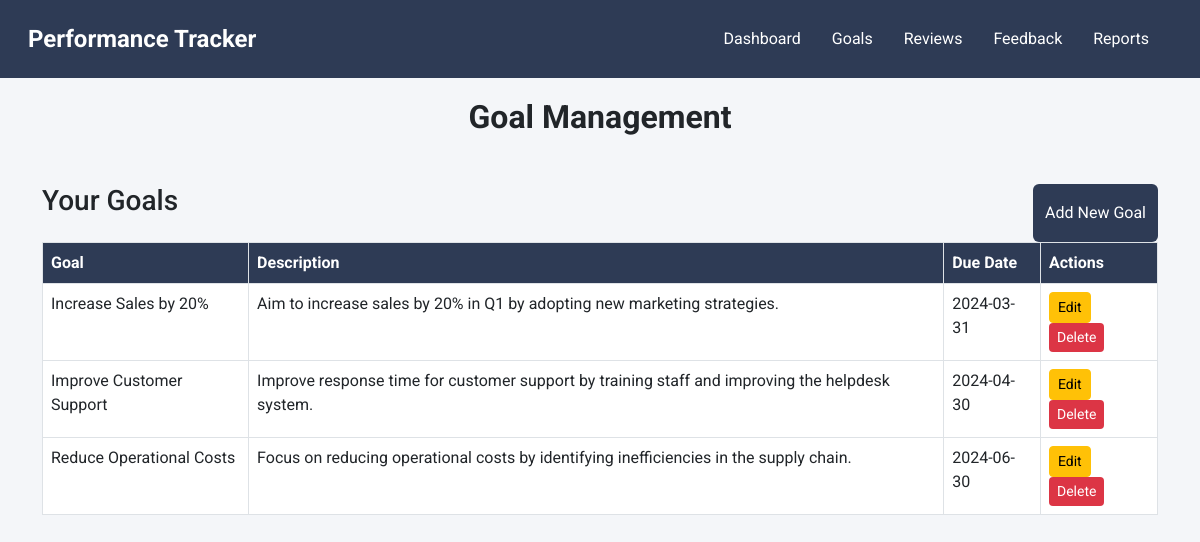
The app's page /goal_management.php with its own data.
### tables this page shows
CREATE TABLE IF NOT EXISTS goals (
    id INT AUTO_INCREMENT PRIMARY KEY,
    name VARCHAR(255) NOT NULL,
    description TEXT,
    due_date DATE NOT NULL,
    created_at TIMESTAMP DEFAULT CURRENT_TIMESTAMP
);

### src/controllers/GoalController.php (called while the page is built, shortened)
<?php
require_once '../config/database.php';
class GoalController {
    private $db;
    public function __construct() {
        $database = new Database();
        $this->db = $database->getConnection();
    }
    public function listGoals() {
        $query = "SELECT * FROM goals";
        $stmt = $this->db->prepare($query);
        $stmt->execute();
        return $stmt->fetchAll(PDO::FETCH_ASSOC);
    }
}

### config/database.php (called while the page is built, shortened)
<?php
class Database {
    private $host = "localhost";
    private $db_name = "performance_tracker";
    private $username = "root";
    private $password = "";
    public function getConnection() {
        $this->conn = null;
        try {
            $this->conn = new PDO("mysql:host=" . $this->host . ";dbname=" . $this->db_name, $this->username, $this->password);
            $this->conn->setAttribute(PDO::ATTR_ERRMODE, PDO::ERRMODE_EXCEPTION);
        } catch (PDOException $exception) {
            echo "Connection error: " . $exception->getMessage();
        }
        return $this->conn;
    }
}
?>

### public/goal_management.php (the view, shortened to what this page needs)
<?php
require_once '../src/controllers/GoalController.php';
$goalController = new GoalController();
$goals = $goalController->listGoals();
?>
<!DOCTYPE html>
<html lang="en">
<head>
    <link href="https://cdn.jsdelivr.net/npm/bootstrap@5.3.0-alpha1/dist/css/bootstrap.min.css" rel="stylesheet">
</head>
<body>
    <nav class="navbar navbar-expand-lg navbar-dark">
        <div class="container-fluid">
            <a class="navbar-brand" href="index.php">Performance Tracker</a>
            <div class="collapse navbar-collapse justify-content-end" id="navbarNav">
                <ul class="navbar-nav">
                    <li class="nav-item">
                        <a class="nav-link" href="index.php">Dashboard</a>
                    </li>
                    <li class="nav-item">
                        <a class="nav-link active" href="goal_management.php">Goals</a>
                    </li>
                    <li class="nav-item">
                        <a class="nav-link" href="review_management.php">Reviews</a>
                    </li>
                    <li class="nav-item">
                        <a class="nav-link" href="feedback_hub.php">Feedback</a>
                    </li>
                    <li class="nav-item">
                        <a class="nav-link" href="performance_reports.php">Reports</a>
                    </li>
                </ul>
            </div>
        </div>
    </nav>
    <h2 class="page-title">Goal Management</h2>
    <section class="container my-5">
        <div class="d-flex justify-content-between">
            <h3 class="mb-4">Your Goals</h3>
            <button class="btn btn-primary" data-bs-toggle="modal" data-bs-target="#addGoalModal">Add New Goal</button>
        </div>
        <table class="table table-hover table-bordered">
            <thead>
                <tr>
                    <th>Goal</th>
                    <th>Description</th>
                    <th>Due Date</th>
                    <th>Actions</th>
                </tr>
            </thead>
            <tbody>
                <?php foreach ($goals as $goal): ?>
                    <tr>
                        <td><?= $goal['name'] ?></td>
                        <td><?= $goal['description'] ?></td>
                        <td><?= $goal['due_date'] ?></td>
                        <td>
                            <button class="btn btn-warning btn-sm" data-bs-toggle="modal" data-bs-target="#editGoalModal"
                                    data-id="<?= $goal['id'] ?>" data-name="<?= $goal['name'] ?>"
                                    data-description="<?= $goal['description'] ?>" data-due_date="<?= $goal['due_date'] ?>">
                                Edit
                            </button>
                            <form action="goal_management.php" method="POST" style="display:inline;">
                                <button type="submit" class="btn btn-danger btn-sm">Delete</button>
                            </form>
                        </td>
                    </tr>
                <?php endforeach; ?>
            </tbody>
        </table>
    </section>
</body>
</html>

### public/goal_management.php (style rules this page uses)
body { font-family: 'Roboto', sans-serif; background-color: #f4f6f9; margin: 0; padding: 0; }
.navbar { background-color: #2e3b55; padding: 1rem; }
.navbar-brand { font-size: 1.5rem; font-weight: 700; color: #fff; }
.navbar-nav .nav-link { color: #fff; font-size: 1rem; margin-right: 15px; }
.page-title { margin-top: 20px; text-align: center; font-size: 2rem; font-weight: 700; }
.table thead th { background-color: #2e3b55; color: white; }
.btn-primary { background-color: #2e3b55; border: none; }
.btn-danger { background-color: #dc3545; border: none; }

### records on screen
goals: name "Increase Sales by 20%", description "Aim to increase sales by 20% in Q1 by adopting new marketing strategies.", due_date "2024-03-31"
goals: name "Improve Customer Support", description "Improve response time for customer support by training staff and improving the helpdesk system.", due_date "2024-04-30"
goals: name "Reduce Operational Costs", description "Focus on reducing operational costs by identifying inefficiencies in the supply chain.", due_date "2024-06-30"
